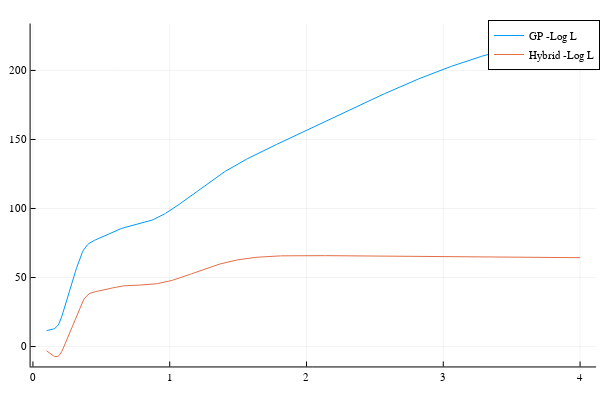

The notebook cell this image was saved under:
### Code cell
hyperparameter_grid = .1:.01:4.
results = similar(hyperparameter_grid)
results_hybrid = similar(hyperparameter_grid)

for (i, hyperparameter) in enumerate(hyperparameter_grid)
    set_kernel!(
        sur,
        set_hyperparameters!(
            get_kernel(sur),
            [hyperparameter]
        )
    )
    set_kernel!(
        hsur,
        set_hyperparameters!(
            get_kernel(hsur),
            [hyperparameter]
        )
    )
    results_hybrid[i] = log_likelihood(hsur)
    results[i] = log_likelihood(sur)
end

plot(hyperparameter_grid, -results, label="GP -Log L")
plot!(hyperparameter_grid, -results_hybrid, label="Hybrid -Log L")

### Figure 1 — Plotly figure (JSON) as saved in the notebook; plotly's stock layout.template omitted (floating-point values rounded to 4 significant figures; data arrays with more than 128 entries replaced by an {"elided": "..."} marker saying what was removed)
{"data": [{"colorbar": {"len": 0.9525, "title": {"text": ""}, "x": 0.9934, "y": 0.5139}, "legendgroup": "GP -Log L", "line": {"color": "rgba(0, 154, 250, 1.000)", "dash": "solid", "shape": "linear", "width": 1}, "mode": "lines", "name": "GP -Log L", "showlegend": true, "type": "scatter", "x": {"elided": "391 float values"}, "xaxis": "x", "y": {"elided": "391 float values"}, "yaxis": "y"}, {"colorbar": {"len": 0.9525, "title": {"text": ""}, "x": 0.9934, "y": 0.5139}, "legendgroup": "Hybrid -Log L", "line": {"color": "rgba(227, 111, 71, 1.000)", "dash": "solid", "shape": "linear", "width": 1}, "mode": "lines", "name": "Hybrid -Log L", "showlegend": true, "type": "scatter", "x": {"elided": "391 float values"}, "xaxis": "x", "y": {"elided": "391 float values"}, "yaxis": "y"}], "layout": {"annotations": [], "height": 400, "legend": {"bgcolor": "rgba(255, 255, 255, 1.000)", "bordercolor": "rgba(0, 0, 0, 1)", "borderwidth": 1, "font": {"color": "rgba(0, 0, 0, 1)", "family": "sans-serif", "size": 11}, "title": {"font": {"color": "rgba(0, 0, 0, 1)", "family": "sans-serif", "size": 15}, "text": ""}, "tracegroupgap": 0, "traceorder": "normal", "x": 1, "xanchor": "auto", "y": 1, "yanchor": "auto"}, "margin": {"b": 20, "l": 0, "r": 0, "t": 20}, "paper_bgcolor": "rgba(255, 255, 255, 1.000)", "plot_bgcolor": "rgba(255, 255, 255, 1.000)", "showlegend": true, "width": 600, "xaxis": {"anchor": "y", "domain": [0.05101, 0.9934], "gridcolor": "rgba(0, 0, 0, 0.1)", "gridwidth": 0.5, "linecolor": "rgba(0, 0, 0, 1)", "mirror": false, "range": [-0.017, 4.117], "showgrid": true, "showline": true, "showticklabels": true, "tickangle": 0, "tickcolor": "rgb(0, 0, 0)", "tickfont": {"color": "rgba(0, 0, 0, 1)", "family": "sans-serif", "size": 11}, "tickmode": "array", "ticks": "inside", "ticktext": ["0", "1", "2", "3", "4"], "tickvals": [0, 1, 2, 3, 4], "title": {"font": {"color": "rgba(0, 0, 0, 1)", "family": "sans-serif", "size": 15}, "text": ""}, "type": "linear", "visible": true, "zeroline": false, "zerolinecolor": "rgba(0, 0, 0, 1)"}, "yaxis": {"anchor": "x", "domain": [0.03762, 0.9902], "gridcolor": "rgba(0, 0, 0, 0.1)", "gridwidth": 0.5, "linecolor": "rgba(0, 0, 0, 1)", "mirror": false, "range": [-14.41, 234.0], "showgrid": true, "showline": true, "showticklabels": true, "tickangle": 0, "tickcolor": "rgb(0, 0, 0)", "tickfont": {"color": "rgba(0, 0, 0, 1)", "family": "sans-serif", "size": 11}, "tickmode": "array", "ticks": "inside", "ticktext": ["0", "50", "100", "150", "200"], "tickvals": [0, 50, 100, 150, 200], "title": {"font": {"color": "rgba(0, 0, 0, 1)", "family": "sans-serif", "size": 15}, "text": ""}, "type": "linear", "visible": true, "zeroline": false, "zerolinecolor": "rgba(0, 0, 0, 1)"}}}
